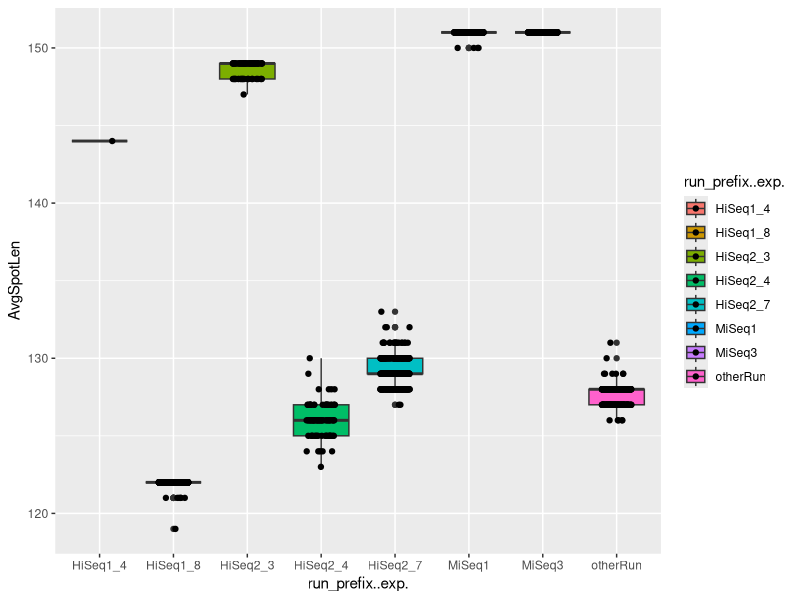

Source code (R):
## ---- chunk 1
knitr::opts_chunk$set(echo = TRUE)
## ---- chunk 2
library(ggplot2)
## ---- chunk 3
data = read.delim2("PRJEB14474_SraRunTable.txt")
row.names(data) = data$ID
## ---- chunk 4
outDir = "processing-PRJEB14474"
suppressWarnings(dir.create(outDir))
## ---- chunk 5
blankVals = data$run_prefix..exp. == ""
data$run_prefix..exp.[blankVals] = "otherRun"

ggplot(data, aes(x=run_prefix..exp., y=AvgSpotLen, fill=run_prefix..exp.)) +
  geom_boxplot() + 
  geom_jitter(height=0, width=.2)
## ---- chunk 6
ds = split(data, f=data$run_prefix..exp.)
nSamples = sapply(ds, nrow)
totalBases = sapply(ds, function(x) sum(x$Bases))
df = data.frame(FilterBatchID=names(ds), hours=8, cores=1, mem="32GB", nSamples, totalBases)

df
write.table(df, file=file.path(outDir, "filterBatches.txt"), sep="\t", row.names=F, quote=F)
## ---- chunk 7
dsErr = split(data, f=data$run_prefix..exp.)
nSamplesErr = sapply(dsErr, nrow)
totalBasesErr = sapply(dsErr, function(x) sum(x$Bases))
dfErr = data.frame(LearnErrorBatchID=names(dsErr), hours=2, cores=1, mem="32GB", nSamplesErr, totalBasesErr)
dfErr
## ---- chunk 8
write.table(dfErr, file=file.path(outDir, "errorBatches.txt"), sep="\t", row.names=F, quote=F)
## ---- chunk 9
dsDD = split(data, f=data$SAMPLE_TYPE)
nSamplesDD = sapply(dsDD, nrow)
totalBasesDD = sapply(dsDD, function(x) sum(x$Bases))
dfDD = data.frame(DADA2BatchID=names(dsDD), hours=2, cores=1, mem="32GB", nSamplesDD, totalBasesDD)
row.names(dfDD) = NULL
dfDD
## ---- chunk 10
write.table(dfDD, file=file.path(outDir, "dada2Batches.txt"), sep="\t", row.names=F, quote=F)
